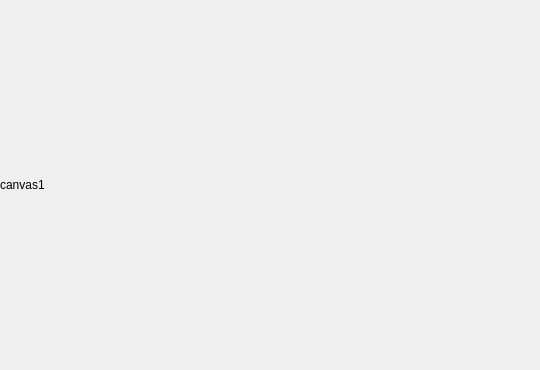
<?xml version="1.0" encoding="UTF-8"?>
<ui version="4.0">
 <class>Render</class>
 <widget class="QWidget" name="Render">
  <property name="geometry">
   <rect>
    <x>0</x>
    <y>0</y>
    <width>540</width>
    <height>370</height>
   </rect>
  </property>
  <property name="windowTitle">
   <string>Render</string>
  </property>
  <widget class="QWidget" name="widget" native="true">
   <property name="geometry">
    <rect>
     <x>0</x>
     <y>0</y>
     <width>540</width>
     <height>370</height>
    </rect>
   </property>
   <widget class="QLabel" name="output_canvas1">
    <property name="geometry">
     <rect>
      <x>0</x>
      <y>0</y>
      <width>540</width>
      <height>370</height>
     </rect>
    </property>
    <property name="text">
     <string>canvas1</string>
    </property>
   </widget>
  </widget>
 </widget>
 <layoutdefault spacing="6" margin="11"/>
 <resources/>
 <connections/>
</ui>
